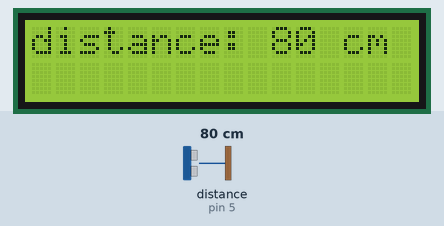
A sketch run on a simulated Arduino Uno, built with avr-gcc and run on an emulated ATmega328P. On the bench: 16×2 character LCD. Wiring (inferred from the names in the program): ultrasonic range finder: trigger pin 6; echo pin 5. The test bench sets the inputs (shaded band); at power-on: distance to the obstacle (sensor on pin 5) 80 cm. The echo pulse lasts 58.3 µs per cm.

Above: at 2.2 s.
2.3 s: distance to the obstacle (sensor on pin 5) set to 2 cm
At 3.3 s:
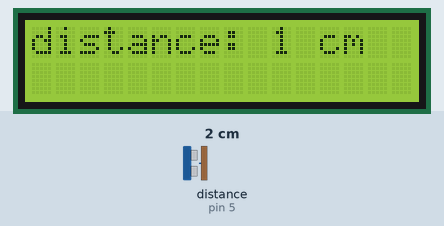
5.0 s: distance to the obstacle (sensor on pin 5) set to 60 cm
At 6.3 s:
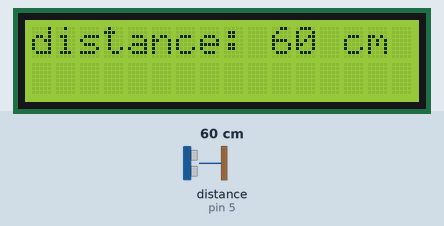
6.6 s: distance to the obstacle (sensor on pin 5) set to 4 cm
At 6.9 s:
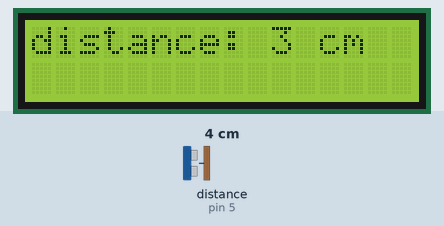
Timing chart, 0 to 9.6 s (numbered marks = the images above; inputs shaded):
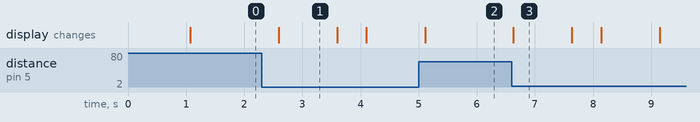

The sketch:

Lesson_20_Ultrasonic_distance_sensor.ino
```cpp
/***********************************************************
File name: Lesson_20_Ultrasonic_distance_sensor.ino
Description: When you move the ultrasonic distance sensor,
             you will find LCD1602 display distance.
Website: www.uctronics.com
E-mail: sales@uctronics.com
Author: Lee
Date: 2017/06/12
***********************************************************/
#include <LiquidCrystal.h>
const int echoPin = 5;  // pin connected to Echo Pin in the ultrasonic distance sensor
const int trigPin  = 6; // pin connected to trig Pin in the ultrasonic distance sensor

LiquidCrystal lcd(7, 8, 9, 10, 11, 12);
/*
 * LCD RS pin to digital pin 7
 * LCD Enable pin to digital pin 8
 * LCD D4 pin to digital pin 9
 * LCD D5 pin to digital pin 10
 * LCD D6 pin to digital pin 11
 * LCD D7 pin to digital pin 12
 * LCD R/W pin to ground
 * LCD VSS pin to ground
 * LCD VCC pin to 5V
*/
void setup()
{
   pinMode(echoPin, INPUT); //Set the connection pin output mode Echo pin
   pinMode(trigPin, OUTPUT);//Set the connection pin output mode trog pin
   lcd.begin(16, 2);        //set up the LCD's number of columns and rows:
   lcd.clear();             //Clears the LCD screen and positions the cursor in the upper-left corner
   delay(1000);             //delay 1000ms
}

void loop()
{
   int cm = ping(echoPin) ;
   lcd.setCursor(0, 0);          // set the cursor to column 0, line 0
   lcd.print("distance: ");      // Print a message of "Temp: "to the LCD.
   lcd.print(cm);                // Print a centigrade temperature to the LCD.
   lcd.print(" cm    ");         // Print the unit of the centigrade temperature to the LCD.
   delay(500);
}

int ping(int echoPin)
{
   // establish variables for duration of the ping,
   // and the distance result in inches and centimeters:
   long duration, cm;
   // The PING))) is triggered by a HIGH pulse of 2 or more microseconds.
   // Give a short LOW pulse beforehand to ensure a clean HIGH pulse:
   pinMode(trigPin, OUTPUT);
   digitalWrite(trigPin, LOW);
   delayMicroseconds(2);
   digitalWrite(trigPin, HIGH);
   delayMicroseconds(5);
   digitalWrite(trigPin, LOW);

   pinMode(echoPin, INPUT);
   duration = pulseIn(echoPin, HIGH);

   // convert the time into a distance
   cm = microsecondsToCentimeters(duration);
   return cm ;
}

long microsecondsToCentimeters(long microseconds)
{
   // The speed of sound is 340 m/s or 29 microseconds per centimeter.
   // The ping travels out and back, so to find the distance of the
   // object we take half of the distance travelled.
   return microseconds / 29 / 2;
}
```

Measured:
- after the input at 2.3 s, the display: changes after 0.29 s (image 1)
- after the input at 5.0 s, the display: changes after 0.11 s (image 2)
- after the input at 6.6 s, the display: changes at once (image 3)
- what the display in image 1 shows lasts 1.0 s, from 2.6 s to 3.6 s
